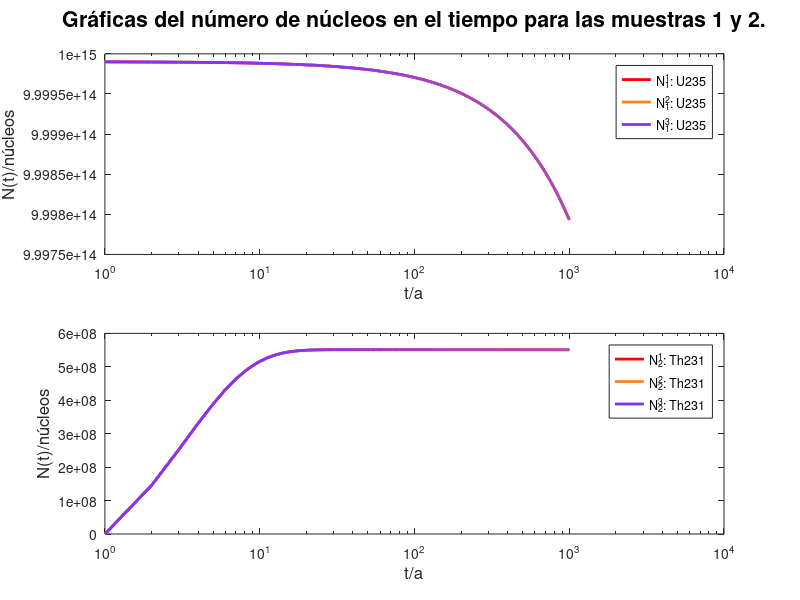
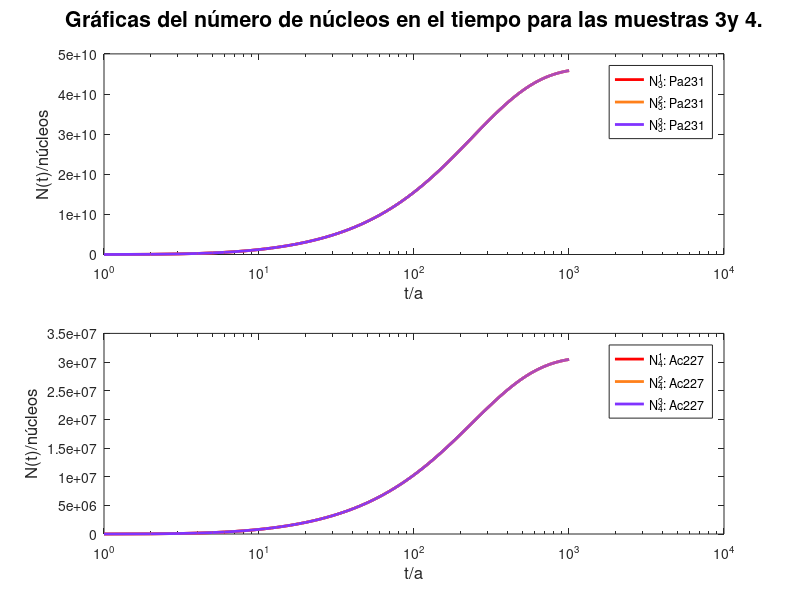
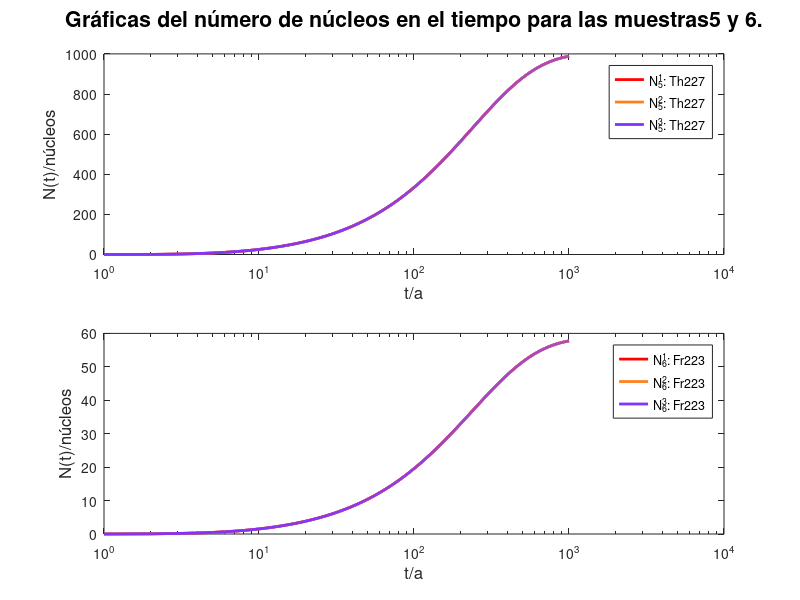
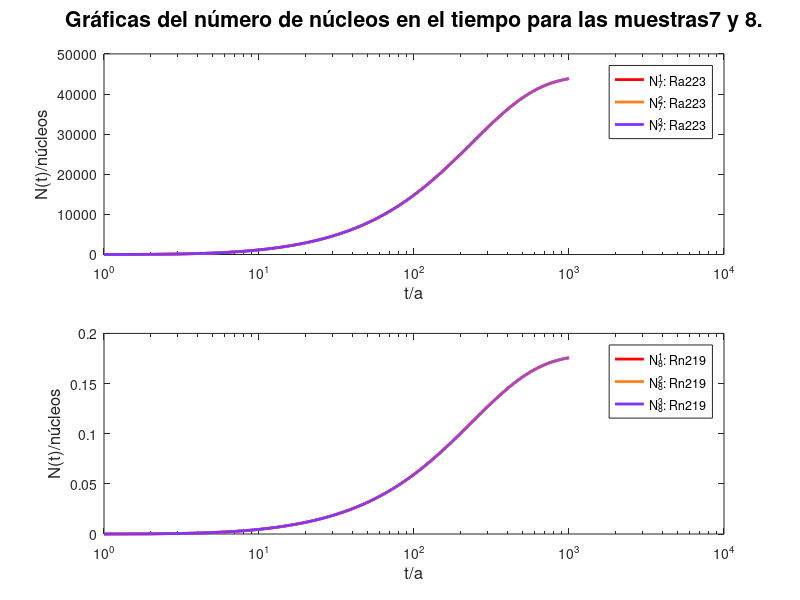

MATLAB code for these plots, in order:
clear
clc
format longe;

%tiempo0 = clock();
#Definase la matriz M
lambda=[9.846e-10, 1.786e-3, 2.116e-5, 3.184e-2, 1.353e+1, 1.656e+4, 2.213e+1, 5.520e+6, 1.227e+10, 1.009e+4, 2.186e+11, 1.702e+5, 4.236e+7, 7.638e+4, 0];

#Las fracciones de desintegración para los canales alfa y beta en las etapas de
#desintegración correspondientes al Actinio 227, Polonio 2015 y Bismuto 211.
ratio=[0.013800, 0.98620, 0.9999977, 0.0000023, 0.99724, 0.00276];

#La matriz del sistema de ecuaciones de orden 15 está compuesto por el siguiente
#arreglo conformado por los valores del vector lambda y oportunamente incluyendo
#los del vector ratio
M=zeros(15,15);
M(1,1)=-lambda(1); M(2,2)=-lambda(2); M(3,3)=-lambda(3); M(4,4)=-lambda(4);
M(5,5)=-lambda(5); M(6,6)=-lambda(6); M(7,7)=-lambda(7); M(8,8)=-lambda(8);
M(9,9)=-lambda(9); M(10,10)=-lambda(10); M(11,11)=-lambda(11);
M(12,12)=-lambda(12); M(13,13)=-lambda(13); M(14,14)=-lambda(14);

M(2,1)=lambda(1); M(3,2)=lambda(2); M(4,3)=lambda(3); M(5,4)=ratio(1)*lambda(4);
M(6,4)=ratio(2)*lambda(4); M(7,5)=lambda(5); M(7,6)=lambda(6);
M(8,7)=lambda(7); M(9,8)=lambda(8); M(10,9)=ratio(3)*lambda(9);
M(11,9)=ratio(4)*lambda(9); M(12,10)=lambda(10); M(12,11)=lambda(11);
M(13,12)=ratio(5)*lambda(12); M(14,12)=ratio(6)*lambda(12); M(15,13)=lambda(13);
M(15,14)=lambda(14);

%El vector de transiciones
DeltaN = [[-1, 1, zeros(1, 13)]', [0, -1, 1, zeros(1, 12)]', [zeros(1, 2), -1, 1,zeros(1, 11)]', [zeros(1, 3), -1, 1, 1,zeros(1, 9)]',[zeros(1, 4), -1, 0, 1, zeros(1, 8)]', [zeros(1, 5), -1, 1, zeros(1, 8)]', [zeros(1, 6), -1, 1, zeros(1, 7)]', [zeros(1, 7), -1, 1, zeros(1, 6)]',[zeros(1, 8), -1, 1, 1, zeros(1, 4)]', [zeros(1, 9), -1, 0, 1, zeros(1, 3)]', [zeros(1, 10), -1, 1, zeros(1, 3)]', [zeros(1, 11), -1, 1, 1, 0]',[zeros(1, 12), -1, 0, 1]', [zeros(1, 13), -1, 1]', zeros(1, 15)'];

%La escala de tiempo
m = 1.0e3;
deltat = 2.0e2;

%El numero inicial de particulas: (7.2331e+03)*(1/238.03)*(6.022e+23)
%N0 = (7.2331e+03)*(1/238.03)*(6.022e+23);
N0 = 9.9999e+14;
N = [[N0, zeros(1,14)]', zeros(15, 1)];
N2 = [[N0, zeros(1,14)]', zeros(15, 1)];
N3 = [[N0, zeros(1,14)]', zeros(15, 1)];
DeltaW = zeros(15, 2);
DeltaW2 = zeros(15, 2);
DeltaW3 = zeros(15, 2);

%La matriz de evolucion del sistema
%La matriz de evolucion del sistema
for a = 1:m
  %Probabilidad de que la kesima sustancia se desintegre
  P(:, a) = (lambda(:).*N(:,a).*deltat)./(norm(lambda(:).*N(:,a).*deltat));
  P2(:, a) = (lambda(:).*N2(:,a).*deltat)./(norm(lambda(:).*N2(:,a).*deltat));
  P3(:, a) = (lambda(:).*N3(:,a).*deltat)./(norm(lambda(:).*N3(:,a).*deltat));

  Sigmat = zeros(15, 15);
  Sigmat2 = zeros(15, 15);
  Sigmat3 = zeros(15, 15);

  %Calculo de la covarianza matriz
  for k = 1:15
    Sigmat = Sigmat + P(k, a)*DeltaN(:, k)*DeltaN(:, k)';
    Sigmat2 = Sigmat2 + P2(k, a)*DeltaN(:, k)*DeltaN(:, k)';
    Sigmat3 = Sigmat3 + P3(k, a)*DeltaN(:, k)*DeltaN(:, k)';
  endfor
  [X, sigmat] = lu(Sigmat);
  [X, sigmat2] = lu(Sigmat2);
  [X, sigmat3] = lu(Sigmat3);

  sigmat = sqrt(deltat)*sigmat;
  sigmat2 = sqrt(deltat)*sigmat2;
  sigmat3 = sqrt(deltat)*sigmat3;

  Y1(:,a) = N(:, a) + sigmat*(DeltaW(:,2)-DeltaW(:,1));
  Y2(:,a) = N2(:, a) + sigmat2*(DeltaW2(:,2)-DeltaW2(:,1));
  Y3(:,a) = N3(:, a) + sigmat3*(DeltaW3(:,2)-DeltaW3(:,1));

  %Probabilidad de que la kesima sustancia se desintegre
  PY(:, a) = (lambda(:).*Y1(:,a).*deltat)./(norm(lambda(:).*Y1(:,a).*deltat));
  PY2(:, a) = (lambda(:).*Y2(:,a).*deltat)./(norm(lambda(:).*Y2(:,a).*deltat));
  PY3(:, a) = (lambda(:).*Y3(:,a).*deltat)./(norm(lambda(:).*Y3(:,a).*deltat));

  SigmatY = zeros(15, 15);
  SigmatY2 = zeros(15, 15);
  SigmatY3 = zeros(15, 15);

  %Calculo de la covarianza matriz
  for k = 1:15
    SigmatY = SigmatY + PY(k, a)*DeltaN(:, k)*DeltaN(:, k)';
    SigmatY2 = SigmatY2 + PY2(k, a)*DeltaN(:, k)*DeltaN(:, k)';
    SigmatY3 = SigmatY3 + PY3(k, a)*DeltaN(:, k)*DeltaN(:, k)';
  endfor

  [X, sigmatY] = lu(SigmatY);
  [X, sigmatY2] = lu(SigmatY2);
  [X, sigmatY3] = lu(SigmatY3);

  sigmatY = sqrt(deltat)*sigmatY;
  sigmatY2 = sqrt(deltat)*sigmatY2;
  sigmatY3 = sqrt(deltat)*sigmatY3;

  %El ruido blanco
N(:,a+1)=pinv(eye(15)-deltat*M)*(N(:,a)+sigmat*(DeltaW(:,2)-DeltaW(:,1))+0.5*sqrt(deltat)*(sigmatY-sigmat)*(((DeltaW(:,2)-DeltaW(:,1))/sqrt(deltat)).^2-1));
  DeltaW(:, 1) = DeltaW(:, 2);
  DeltaW(:, 2) = sqrt(deltat)*rand(15,1);

N2(:,a+1)=pinv(eye(15)-deltat*M)*(N2(:,a)+sigmat2*(DeltaW2(:,2)-DeltaW2(:,1))+0.5*sqrt(deltat)*(sigmatY2-sigmat2)*(((DeltaW2(:,2)-DeltaW2(:,1))/sqrt(deltat)).^2-1));
  DeltaW2(:, 1) = DeltaW2(:, 2);
  DeltaW2(:, 2) = sqrt(deltat)*rand(15,1);

N3(:,a+1)=pinv(eye(15)-deltat*M)*(N3(:,a)+sigmat3*(DeltaW3(:,2)-DeltaW3(:,1))+0.5*sqrt(deltat)*(sigmatY3-sigmat3)*(((DeltaW3(:,2)-DeltaW3(:,1))/sqrt(deltat)).^2-1));
  DeltaW3(:, 1) = DeltaW3(:, 2);
  DeltaW3(:, 2) = sqrt(deltat)*rand(15,1);
endfor
%
%Figura 1
figure(1,"position",[0, 0, 1200, 1000])
subplot(2,1,1)
semilogx(N(1, :),'Color', [1 0 0],'LineWidth', 2);
hold on;
semilogx(N2(1, :), 'Color', [1 0.5 0.1], 'LineWidth', 2);
semilogx(N3(1, :), 'Color', [0.5 0.2 1], 'LineWidth', 2);
%semilogx(nucleo1, 'Color', [0 0 0], 'LineWidth', 2)
hold off;
xlabel('t/a', 'fontsize', 12)
ylabel('N(t)/núcleos', 'fontsize', 12)
legend('N^{1}_{1}: U235', 'N^{2}_{1}: U235', 'N^{3}_{1}: U235', 'Control')

%
subplot(2,1,2)
semilogx(N(2, :), 'Color', [1 0 0], 'LineWidth', 2)
hold on;
semilogx(N2(2, :), 'Color', [1 0.5 0.1], 'LineWidth', 2);
semilogx(N3(2, :), 'Color', [0.5 0.2 1], 'LineWidth', 2);
%semilogx(nucleo2, 'Color', [0 0 0], 'LineWidth', 2)
hold off;
xlabel('t/a', 'fontsize', 12)
ylabel('N(t)/núcleos', 'fontsize', 12)
legend('N^{1}_{2}: Th231', 'N^{2}_{2}: Th231', 'N^{3}_{2}: Th231', 'Control')
figure1 = axes('visible', 'off', 'title', 'Gráficas del número de núcleos en el tiempo para las muestras 1 y 2.', 'fontsize', 14);

%Figura 2
figure(2,"position",[0, 0, 1200, 1000])
subplot(2,1,1)
semilogx(N(3, :),'Color', [1 0 0],'LineWidth', 2);
hold on;
semilogx(N2(3, :), 'Color', [1 0.5 0.1], 'LineWidth', 2);
semilogx(N3(3, :), 'Color', [0.5 0.2 1], 'LineWidth', 2);
%semilogx(nucleo3, 'Color', [0 0 0], 'LineWidth', 2)
hold off;
xlabel('t/a', 'fontsize', 12)
ylabel('N(t)/núcleos', 'fontsize', 12)
legend('N^{1}_{3}: Pa231', 'N^{2}_{3}: Pa231', 'N^{3}_{3}: Pa231', 'Control')

%
subplot(2,1,2)
semilogx(N(4, :), 'Color', [1 0 0], 'LineWidth', 2)
hold on;
semilogx(N2(4, :), 'Color', [1 0.5 0.1], 'LineWidth', 2);
semilogx(N3(4, :), 'Color', [0.5 0.2 1], 'LineWidth', 2);
%semilogx(nucleo4, 'Color', [0 0 0], 'LineWidth', 2)
hold off;
xlabel('t/a', 'fontsize', 12)
ylabel('N(t)/núcleos', 'fontsize', 12)
legend('N^{1}_{4}: Ac227', 'N^{2}_{4}: Ac227', 'N^{3}_{4}: Ac227', 'Control')
figure1 = axes('visible', 'off', 'title', 'Gráficas del número de núcleos en el tiempo para las muestras 3y 4.', 'fontsize', 14);

%Figura 3
figure(3,"position",[0, 0, 1200, 1000])
subplot(2,1,1)
semilogx(N(5, :),'Color', [1 0 0],'LineWidth', 2);
hold on;
semilogx(N2(5, :), 'Color', [1 0.5 0.1], 'LineWidth', 2);
semilogx(N3(5, :), 'Color', [0.5 0.2 1], 'LineWidth', 2);
%semilogx(nucleo5, 'Color', [0 0 0], 'LineWidth', 2)
hold off;
xlabel('t/a', 'fontsize', 12)
ylabel('N(t)/núcleos', 'fontsize', 12)
legend('N^{1}_{5}: Th227', 'N^{2}_{5}: Th227', 'N^{3}_{5}: Th227', 'Control')

%
subplot(2,1,2)
semilogx(N(6, :), 'Color', [1 0 0], 'LineWidth', 2)
hold on;
semilogx(N2(6, :), 'Color', [1 0.5 0.1], 'LineWidth', 2);
semilogx(N3(6, :), 'Color', [0.5 0.2 1], 'LineWidth', 2);
%semilogx(nucleo6, 'Color', [0 0 0], 'LineWidth', 2)
hold off;
xlabel('t/a', 'fontsize', 12)
ylabel('N(t)/núcleos', 'fontsize', 12)
legend('N^{1}_{6}: Fr223', 'N^{2}_{6}: Fr223', 'N^{3}_{6}: Fr223')
figure1 = axes('visible', 'off', 'title', 'Gráficas del número de núcleos en el tiempo para las muestras5 y 6.', 'fontsize', 14);

%Figura 4
figure(4,"position",[0, 0, 1200, 1000])
subplot(2,1,1)
semilogx(N(7, :),'Color', [1 0 0],'LineWidth', 2);
hold on;
semilogx(N2(7, :), 'Color', [1 0.5 0.1], 'LineWidth', 2);
semilogx(N3(7, :), 'Color', [0.5 0.2 1], 'LineWidth', 2);
%semilogx(nucleo7, 'Color', [0 0 0], 'LineWidth', 2)
hold off;
xlabel('t/a', 'fontsize', 12)
ylabel('N(t)/núcleos', 'fontsize', 12)
legend('N^{1}_{7}: Ra223', 'N^{2}_{7}: Ra223', 'N^{3}_{7}: Ra223', 'Control')

%
subplot(2,1,2)
semilogx(N(8, :), 'Color', [1 0 0], 'LineWidth', 2)
hold on;
semilogx(N2(8, :), 'Color', [1 0.5 0.1], 'LineWidth', 2);
semilogx(N3(8, :), 'Color', [0.5 0.2 1], 'LineWidth', 2);
%semilogx(nucleo8, 'Color', [0 0 0], 'LineWidth', 2)
hold off;
xlabel('t/a', 'fontsize', 12)
ylabel('N(t)/núcleos', 'fontsize', 12)
legend('N^{1}_{8}: Rn219', 'N^{2}_{8}: Rn219', 'N^{3}_{8}: Rn219', 'Control')
figure1 = axes('visible', 'off', 'title', 'Gráficas del número de núcleos en el tiempo para las muestras7 y 8.', 'fontsize', 14);

%Figura 5
figure(5,"position",[0, 0, 1200, 1000])
subplot(2,1,1)
semilogx(N(9, :),'Color', [1 0 0],'LineWidth', 2);
hold on;
semilogx(N2(9, :), 'Color', [1 0.5 0.1], 'LineWidth', 2);
semilogx(N3(9, :), 'Color', [0.5 0.2 1], 'LineWidth', 2);
%semilogx(nucleo9, 'Color', [0 0 0], 'LineWidth', 2)
hold off;
xlabel('t/a', 'fontsize', 12)
ylabel('N(t)/núcleos', 'fontsize', 12)
legend('N^{1}_{9}: Po215', 'N^{2}_{9}: Po215', 'N^{3}_{9}: Po215', 'Control')

%
subplot(2,1,2)
semilogx(N(10, :), 'Color', [1 0 0], 'LineWidth', 2)
hold on;
semilogx(N2(10, :), 'Color', [1 0.5 0.1], 'LineWidth', 2);
semilogx(N3(10, :), 'Color', [0.5 0.2 1], 'LineWidth', 2);
%semilogx(nucleo10, 'Color', [0 0 0], 'LineWidth', 2)
hold off;
xlabel('t/a', 'fontsize', 12)
ylabel('N(t)/núcleos', 'fontsize', 12)
legend('N^{1}_{10}: Pb211', 'N^{2}_{10}: Pb211', 'N^{3}_{10}: Pb211', 'Control')
figure1 = axes('visible', 'off', 'title', 'Gráficas del número de núcleos en el tiempo para las muestras9 y 10.', 'fontsize', 14);

%Figura 6
figure(6,"position",[0, 0, 1200, 1000])
subplot(2,1,1)
semilogx(N(11, :),'Color', [1 0 0],'LineWidth', 2);
hold on;
semilogx(N2(11, :), 'Color', [1 0.5 0.1], 'LineWidth', 2);
semilogx(N3(11, :), 'Color', [0.5 0.2 1], 'LineWidth', 2);
%semilogx(nucleo11, 'Color', [0 0 0], 'LineWidth', 2)
hold off;
xlabel('t/a', 'fontsize', 12)
ylabel('N(t)/núcleos', 'fontsize', 12)
legend('N^{1}_{11}: At215', 'N^{2}_{11}: At215', 'N^{3}_{11}: At215', 'Control')

%
subplot(2,1,2)
semilogx(N(12, :), 'Color', [1 0 0], 'LineWidth', 2)
hold on;
semilogx(N2(12,:), 'Color', [1 0.5 0.1], 'LineWidth', 2);
semilogx(N3(12,:), 'Color', [0.5 0.2 1], 'LineWidth', 2);
%semilogx(nucleo12, 'Color', [0 0 0], 'LineWidth', 2)
hold off;
xlabel('t/a', 'fontsize', 12)
ylabel('N(t)/núcleos', 'fontsize', 12)
legend('N^{1}_{12}: Bi211', 'N^{2}_{12}: Bi211', 'N^{3}_{12}: Bi211', 'Control')
figure1 = axes('visible', 'off', 'title', 'Gráficas del número de núcleos en el tiempo para las muestras 11 y 12.', 'fontsize', 14);

%Figura 7
figure(7,"position",[0, 0, 1200, 1000])
subplot(2,1,1)
semilogx(N(13, :),'Color', [1 0 0],'LineWidth', 2);
hold on;
semilogx(N2(13, :), 'Color', [1 0.5 0.1], 'LineWidth', 2);
semilogx(N3(13, :), 'Color', [0.5 0.2 1], 'LineWidth', 2);
%semilogx(nucleo13, 'Color', [0 0 0], 'LineWidth', 2)
hold off;
xlabel('t/a', 'fontsize', 12)
ylabel('N(t)/núcleos', 'fontsize', 12)
legend('N^{1}_{13}: Po211', 'N^{2}_{13}: Po211', 'N^{3}_{13}: Po211', 'Control')

%
subplot(2,1,2)
semilogx(N(14, :), 'Color', [1 0 0], 'LineWidth', 2)
hold on;
semilogx(N2(14, :), 'Color', [1 0.5 0.1], 'LineWidth', 2);
semilogx(N3(14, :), 'Color', [0.5 0.2 1], 'LineWidth', 2);
%semilogx(nucleo14, 'Color', [0 0 0], 'LineWidth', 2)
hold off;
xlabel('t/a', 'fontsize', 12)
ylabel('N(t)/núcleos', 'fontsize', 12)
legend('N^{1}_{14}: Tl207', 'N^{2}_{14}: Tl207', 'N^{3}_{14}: Tl207', 'Control')
figure1 = axes('visible', 'off', 'title', 'Gráficas del número de núcleos en el tiempo para las muestras 13 y 14.', 'fontsize', 14);

%Figura 8
figure(8,"position",[0, 0, 1200, 1000])
semilogx(N(15, :),'Color', [1 0 0],'LineWidth', 2);
hold on;
semilogx(N2(15, :), 'Color', [1 0.5 0.1], 'LineWidth', 2);
semilogx(N3(15, :), 'Color', [0.5 0.2 1], 'LineWidth', 2);
%semilogx(nucleo15, 'Color', [0 0 0], 'LineWidth', 2)
hold off;
xlabel('t/a', 'fontsize', 12)
ylabel('N(t)/núcleos', 'fontsize', 12)
legend('N^{1}_{15}: Pb207', 'N^{2}_{15}: Pb207', 'N^{3}_{15}: Pb207', 'Control')
figure1 = axes('visible', 'off', 'title', 'Gráficas del número de núcleos en el tiempo para lasmuestras 15.', 'fontsize', 14);
%
